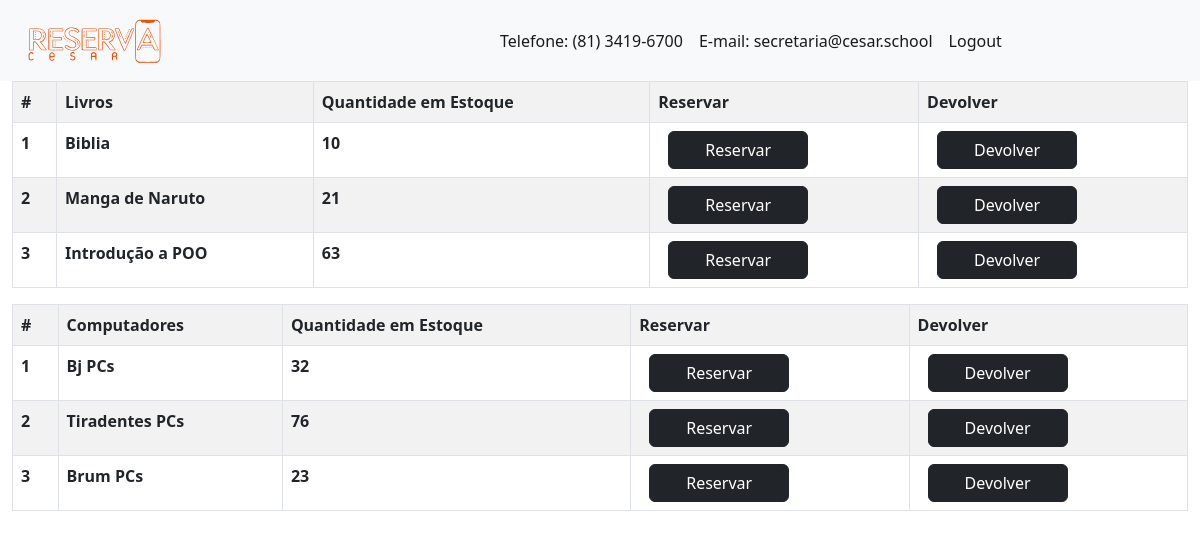
Screenshot of /inventory/ (signed in) with the database file from the repository.
### fdsApp/models.py (models this page shows, shortened)
class fdsApp(models.Model):
    name = models.CharField(max_length=100, null=False, blank=False)
    quantity_in_stock = models.IntegerField(null=False, blank=False)

class computers(models.Model):
    c_name = models.CharField(max_length=100, null=False, blank=False)
    c_quantity_in_stock = models.IntegerField(null=False, blank=False)

### fdsApp/views.py (the view)
# urls.py: path("", inventory_list, name="inventory_list"),
def inventory_list(request, book_id=None):
    inventories = fdsApp.objects.all()
    inventorypc = computers.objects.all()
    context = {
        "title": "Inventory List",
        "inventories": inventories,
        "inventorypc": inventorypc,
    }
    return render(request, "fds_app/inventory_list.html", context=context)

### templates/fds_app/inventory_list.html
{% extends '../layout.html' %}
{% block content %}
<div class="content-section">
    <table class="table table-striped table-bordered table-hovet">
        <div class="thead-dark">
          <tr>
            <th scope="col">#</th>
            <th scope="col">Livros</th>
            <th scope="col">Quantidade em Estoque</th>
            <th scope="col">Reservar</th>
            <th scope="col">Devolver</th>
          </tr>
        </div>
        <div>
          {% for fdsApp in inventories %}
            <tr style='cursor: pointer; cursor: hand;'>
              <th scope="row">{{ forloop.counter }}</th>
              <th scope="row">{{ fdsApp.name }}</th>
              <th scope="row">{{ fdsApp.quantity_in_stock }}</th>
                 <th scope="row">  <a href="{% url 'reserve_book'  fdsApp.id %}" type="button"  style="width:140px; margin-left:10px;"
                                        class="btn btn-dark" title="Reservar"> Reservar</a>   </th>
                <th scope="row"> <a href="{% url 'return_book' fdsApp.id %}" type="button"  style="width:140px; margin-left:10px;"
                                        class="btn btn-dark" title="Devolver"> Devolver</a> </th>
            </tr>
          {% endfor %}
          </div>
    </table>
      <table class="table table-striped table-bordered table-hovet">
          <div class="thead-dark">
            <tr>
              <th scope="col">#</th>
              <th scope="col">Computadores</th>
              <th scope="col">Quantidade em Estoque</th>
              <th scope="col">Reservar</th>
              <th scope="col">Devolver</th>
            </tr>
          </div>
          <div>
            {% for computers in inventorypc %}
              <tr style='cursor: pointer; cursor: hand;'>
                <th scope="row">{{ forloop.counter }}</th>
                <th scope="row">{{ computers.c_name }}</th>
                <th scope="row">{{ computers.c_quantity_in_stock }}</th>
                   <th scope="row">  <a href="{% url 'reserve_computer' computers.id %}" type="button"  style="width:140px; margin-left:10px;"
                                        class="btn btn-dark" title="Reservar"> Reservar</a>   </th>
                <th scope="row"> <a href="{% url 'free_compute' computers.id %}" type="button"  style="width:140px; margin-left:10px;"
                                        class="btn btn-dark" title="Devolver"> Devolver</a> </th>
              </tr>
            {% endfor %}
            </div>
      </table>
</div>
{% endblock %}

### rows the page displays
fdsApp: name "Biblia", quantity_in_stock "10"
fdsApp: name "Manga de Naruto", quantity_in_stock "21"
fdsApp: name "Introdução a POO", quantity_in_stock "63"
computers: c_name "Bj PCs", c_quantity_in_stock "32"
computers: c_name "Tiradentes PCs", c_quantity_in_stock "76"
computers: c_name "Brum PCs", c_quantity_in_stock "23"
